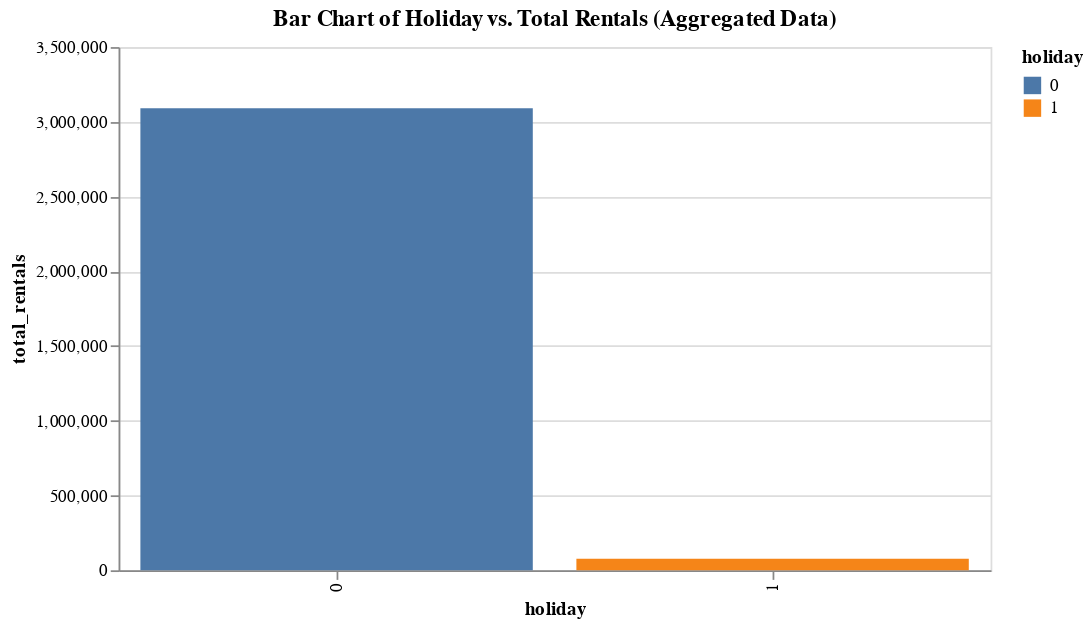

Notebook cell for this chart:
### Markdown cell above
# Holiday:

### Code cell
import altair as alt
sampled_data = bike_rental_data.sample(n=1000, random_state=42)  # Sample 1000 random rows from the dataset

aggregated_data = bike_rental_data.groupby('holiday').agg({'total_rentals': 'sum'}).reset_index()

bar_chart = alt.Chart(aggregated_data).mark_bar().encode(
    x='holiday:N',
    y='total_rentals:Q',
    color='holiday:N'
).properties(
    width=500,
    height=300,
    title='Bar Chart of Holiday vs. Total Rentals (Aggregated Data)'
)

bar_chart

### Figure 1 — Vega-Lite specification as saved in the notebook (floating-point values rounded to 4 significant figures)
{"config": {"view": {"continuousWidth": 400, "continuousHeight": 300}}, "data": {"name": "data-24642b4672272787708ef289c949b340"}, "mark": "bar", "encoding": {"color": {"field": "holiday", "type": "nominal"}, "x": {"field": "holiday", "type": "nominal"}, "y": {"field": "total_rentals", "type": "quantitative"}}, "height": 300, "title": "Bar Chart of Holiday vs. Total Rentals (Aggregated Data)", "width": 500, "$schema": "https://vega.github.io/schema/vega-lite/v4.17.0.json", "datasets": {"data-24642b4672272787708ef289c949b340": [{"holiday": 0, "total_rentals": 3091544}, {"holiday": 1, "total_rentals": 77422}]}}
